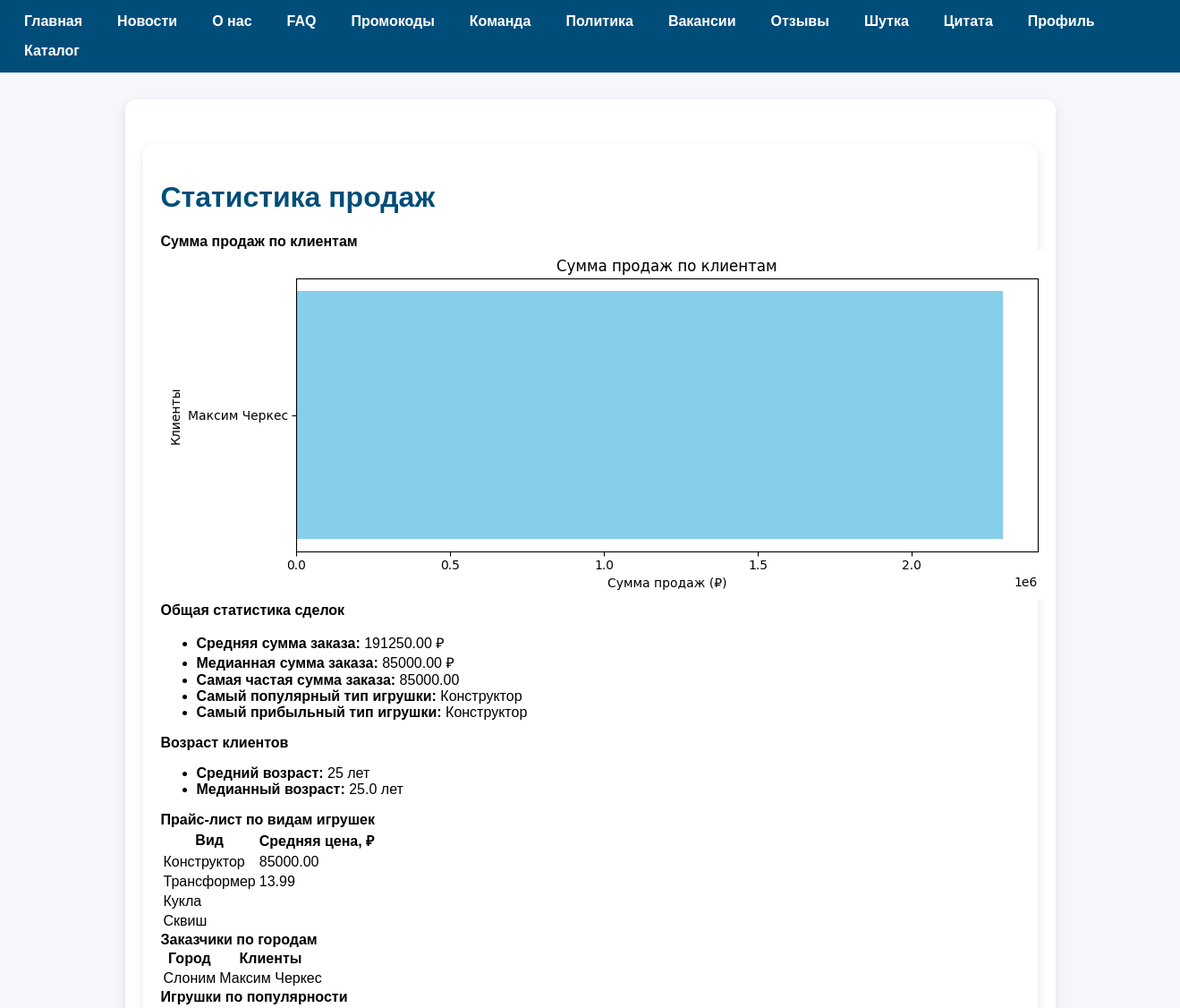
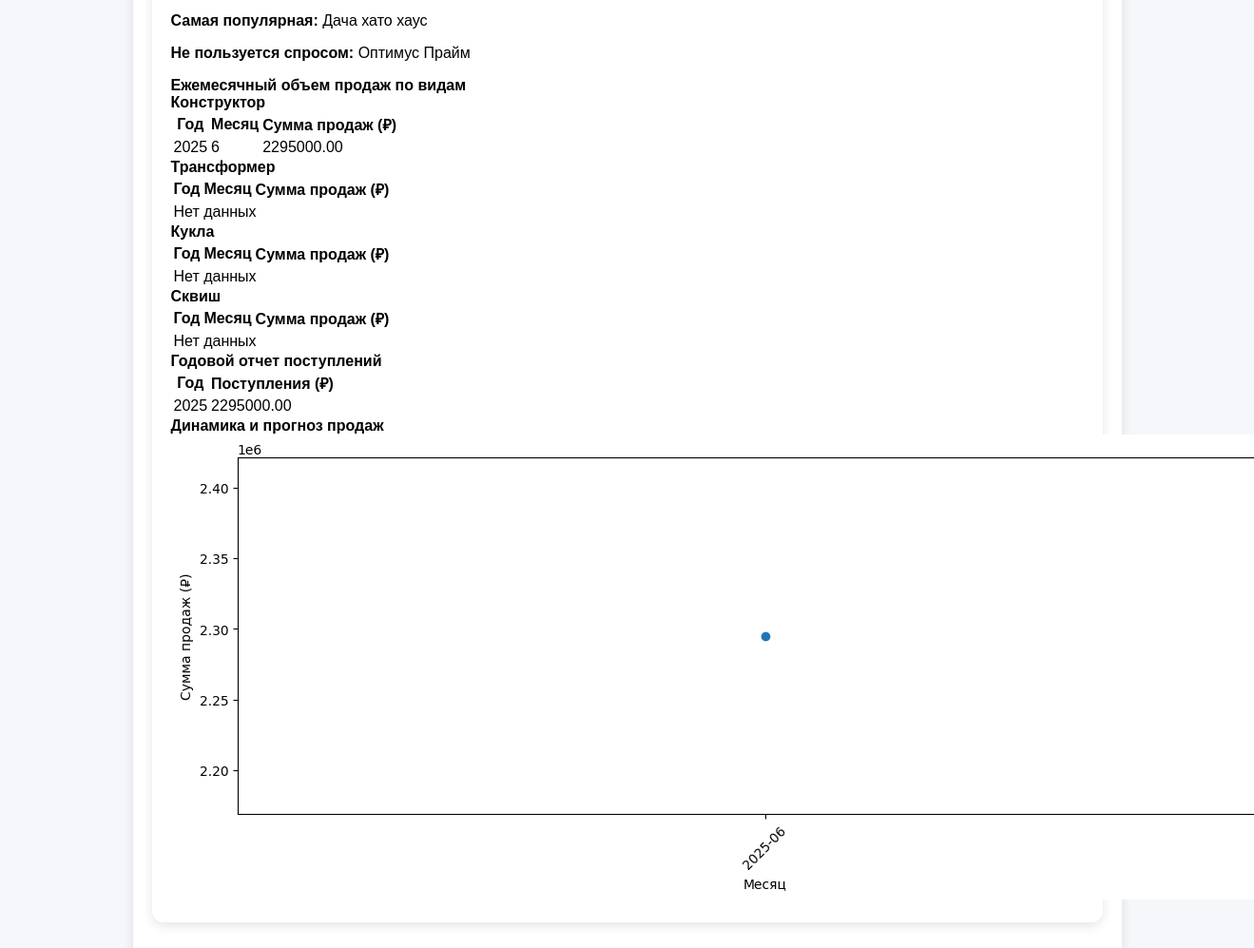
/statistic/ (signed in), run on the app's committed database (2 pictures, top to bottom).
### production/models.py (models this page shows, shortened)
class ToyType(models.Model):
    name = models.CharField("Название типа", max_length=100)
    description = models.TextField("Описание", blank=True)

class Client(models.Model):
    user = models.OneToOneField(User, on_delete=models.CASCADE, null=True, blank=True)
    name = models.CharField("Имя/Компания", max_length=150)
    phone = models.CharField("Телефон", max_length=20)
    city = models.CharField("Город", max_length=100, blank=True)
    email = models.EmailField("Email", blank=True)
    is_wholesale = models.BooleanField("Оптовый клиент", default=False)

class Toy(models.Model):
    image = models.ImageField("Фото", upload_to="toys/", blank=True, null=True)
    name = models.CharField("Название", max_length=100)
    code = models.CharField("Артикул", max_length=30, unique=True)
    toy_type = models.ForeignKey(ToyType, on_delete=models.CASCADE, related_name="toys")
    description = models.TextField("Описание", blank=True)
    price = models.DecimalField("Цена", max_digits=10, decimal_places=2)
    is_active = models.BooleanField("В продаже", default=True)
    in_stock = models.PositiveIntegerField("В наличии", default=0)
    manufacturer = models.ForeignKey(Manufacturer, on_delete=models.SET_NULL, null=True, blank=True, related_name="toys", verbose_name="Производитель")

### users/decorators.py (the view)
        @login_required(login_url='users:login')
        def wrapper(request, *args, **kwargs):
            if request.user.position in allowed_roles:
                return view_func(request, *args, **kwargs)
            return HttpResponseForbidden("Нет доступа")

### statistic/services.py (called while the page is built)
def get_base64_plot():
    buffer = BytesIO()
    plt.savefig(buffer, format='png', bbox_inches='tight')
    buffer.seek(0)
    image_png = buffer.getvalue()
    buffer.close()
    plt.clf()
    return base64.b64encode(image_png).decode('utf-8')

def get_client_sales_chart():
    client_sales = (
        Order.objects
        .select_related("client")
        .values("client__name")
        .annotate(total=Sum(F("toy__price") * F("quantity")))
        .order_by("client__name")
    )
    names = [c["client__name"] for c in client_sales]
    totals = [float(c["total"] or 0) for c in client_sales]
    if not names or all(t == 0 for t in totals):
        return ""
    plt.figure(figsize=(10, max(4, len(names) // 2)))
    plt.barh(names, totals, color='skyblue')
    plt.xlabel("Сумма продаж (₽)")
    plt.ylabel("Клиенты")
    plt.title("Сумма продаж по клиентам")
    plt.tight_layout()
    return get_base64_plot()

def get_deal_amount_stats():
    amounts = list(
        Order.objects.annotate(amount=F("toy__price") * F("quantity")).values_list("amount", flat=True)
    )
    try:
        return {
            "mean": round(mean(amounts), 2) if amounts else 0,
            "median": round(median(amounts), 2) if amounts else 0,
            "mode": round(mode(amounts), 2) if amounts else "недостаточно данных",
        }
    except StatisticsError:
        return {"mean": 0, "median": 0, "mode": "недостаточно данных"}

def get_client_age_stats():
    ages = []
    for o in Order.objects.select_related("client__user"):
        if hasattr(o.client.user, "age"):
            age_val = o.client.user.age
            if age_val and age_val > 0:
                ages.append(age_val)
    return {
        "mean": round(mean(ages), 2) if ages else 0,
        "median": round(median(ages), 2) if ages else 0,
    }

def get_most_popular_type():
    toy_type = (
        ToyType.objects
        .annotate(total=Sum("toys__orders__quantity"))
        .order_by("-total")
        .first()
    )
    return toy_type.name if toy_type and toy_type.total else "Нет данных"

def get_most_profitable_type():
    toy_type = (
        ToyType.objects
        .annotate(
            profit=Sum(F("toys__orders__quantity") * F("toys__price"))
        )
        .order_by("-profit")
        .first()
    )
    return toy_type.name if toy_type and toy_type.profit else "Нет данных"

### statistic/templates/statistic/statistic.html (shortened to what this page needs)
{% extends 'base.html' %}
{% load static %}
{% block content %}
<div class="container my-4">
    <h1 class="mb-4">Статистика продаж</h1>
    <div class="row">
        <div class="col-md-6 mb-4">
            <div class="card h-100 shadow-sm">
                <div class="card-header bg-primary text-white">
                    <b>Сумма продаж по клиентам</b>
                </div>
                <div class="card-body text-center">
                    {% if client_plot %}
                        <img class="img-fluid" alt="График продаж по клиентам">
                    {% else %}
                        <p>Нет данных для отображения.</p>
                    {% endif %}
                </div>
            </div>
        </div>
        <div class="col-md-6 mb-4">
            <div class="card h-100 shadow-sm">
                <div class="card-header bg-success text-white">
                    <b>Общая статистика сделок</b>
                </div>
                <div class="card-body">
                    <ul class="list-group list-group-flush">
                        <li class="list-group-item">
                            <b>Средняя сумма заказа:</b> {{ stats.mean }} ₽
                        </li>
                        <li class="list-group-item">
                            <b>Медианная сумма заказа:</b> {{ stats.median }} ₽
                        </li>
                        <li class="list-group-item">
                            <b>Самая частая сумма заказа:</b> {{ stats.mode }}
                        </li>
                        <li class="list-group-item">
                            <b>Самый популярный тип игрушки:</b> {{ most_popular_type }}
                        </li>
                        <li class="list-group-item">
                            <b>Самый прибыльный тип игрушки:</b> {{ most_profitable_type }}
                        </li>
                    </ul>
                </div>
            </div>
        </div>
        <div class="col-md-6 mb-4">
            <div class="card h-100 shadow-sm">
                <div class="card-header bg-warning">
                    <b>Возраст клиентов</b>
                </div>
                <div class="card-body">
                    <ul class="list-group list-group-flush">
                        <li class="list-group-item">
                            <b>Средний возраст:</b> {{ age_stats.mean }} лет
                        </li>
                        <li class="list-group-item">
                            <b>Медианный возраст:</b> {{ age_stats.median }} лет
                        </li>
                    </ul>
                </div>
            </div>
        </div>
        <div class="col-md-6 mb-4">
            <div class="card h-100 shadow-sm">
                <div class="card-header bg-info text-white">
                    <b>Прайс-лист по видам игрушек</b>
                </div>
                <div class="card-body">
                    <table class="table table-striped">
                        <thead>
                            <tr><th>Вид</th><th>Средняя цена, ₽</th></tr>
                        </thead>
                        <tbody>
                            {% for row in price_list_by_type %}
                                <tr>
                                    <td>{{ row.name }}</td>
                                    <td>{{ row.avg_price|floatformat:2 }}</td>
                                </tr>
                            {% empty %}
                                <tr><td colspan="2">Нет данных</td></tr>
                            {% endfor %}
                        </tbody>
                    </table>
                </div>
            </div>
        </div>
        <div class="col-md-6 mb-4">
            <div class="card h-100 shadow-sm">
                <div class="card-header bg-secondary text-white">
                    <b>Заказчики по городам</b>
                </div>
                <div class="card-body">
                    <table class="table table-sm">
                        <thead>
                            <tr><th>Город</th><th>Клиенты</th></tr>
                        </thead>
                        <tbody>
                            {% for city, clients in clients_detailed_by_city.items %}
                                <tr>
                                    <td>{{ city }}</td>
                                    <td>{{ clients|join:", " }}</td>
                                </tr>
                            {% empty %}
                                <tr><td colspan="2">Нет данных</td></tr>
                            {% endfor %}
                        </tbody>
                    </table>
                </div>
            </div>
        </div>
        <div class="col-md-6 mb-4">
            <div class="card h-100 shadow-sm">
                <div class="card-header bg-dark text-white">
                    <b>Игрушки по популярности</b>
                </div>
                <div class="card-body">
                    <p><b>Самая популярная:</b> {{ most_popular_toy }}</p>
                    <p><b>Не пользуется спросом:</b> {{ least_popular_toy }}</p>
                </div>
            </div>
        </div>
        <div class="col-md-12 mb-4">
            <div class="card h-100 shadow-sm">
                <div class="card-header bg-light">
                    <b>Ежемесячный объем продаж по видам</b>
                </div>
                <div class="card-body">
                    {% for tname, months in monthly_sales_by_type.items %}
                        <b>{{ tname }}</b>
                        <table class="table table-sm">
                            <thead>
                                <tr><th>Год</th><th>Месяц</th><th>Сумма продаж (₽)</th></tr>
                            </thead>
                            <tbody>
                                {% for row in months %}
                                    <tr>
                                        <td>{{ row.year }}</td>
                                        <td>{{ row.month }}</td>
                                        <td>{{ row.total|floatformat:2 }}</td>
                                    </tr>
                                {% empty %}
                                    <tr><td colspan="3">Нет данных</td></tr>
                                {% endfor %}
                            </tbody>
                        </table>
                    {% empty %}
                        <p>Нет данных</p>
                    {% endfor %}
                </div>
            </div>
        </div>
        <div class="col-md-6 mb-4">
            <div class="card h-100 shadow-sm">
                <div class="card-header bg-primary text-white">
                    <b>Годовой отчет поступлений</b>
                </div>
                <div class="card-body">
                    <table class="table table-bordered">
                        <thead>
                            <tr><th>Год</th><th>Поступления (₽)</th></tr>
                        </thead>
                        <tbody>
                            {% for row in yearly_income %}
                                <tr>
                                    <td>{{ row.year }}</td>
                                    <td>{{ row.income|floatformat:2 }}</td>
                                </tr>
                            {% empty %}
                                <tr><td colspan="2">Нет данных</td></tr>
                            {% endfor %}
                        </tbody>
                    </table>
                </div>
            </div>
        </div>
        <div class="col-md-12 mb-4">
            <div class="card h-100 shadow-sm">
                <div class="card-header bg-success text-white">
                    <b>Динамика и прогноз продаж</b>
                </div>
                <div class="card-body text-center">
                    {% if sales_trend_plot %}
                        <img class="img-fluid" alt="Тренд продаж">
                    {% else %}
                        <p>Недостаточно данных для построения графика</p>
                    {% endif %}
                </div>
            </div>
        </div>
    </div>
</div>
{% endblock %}

### templates/base.html (style rules this page uses)
body { font-family: Arial, sans-serif; margin: 0; padding: 0; background-color: #f6f7fb; }
.container { max-width: 1000px; margin: 30px auto; padding: 20px; background-color: white; border-radius: 12px; box-shadow: 0 4px 12px rgba(0, 0, 0, 0.1); }
h1 { color: #004d7a; }

### data on the page
ToyType: name "Конструктор", avg_price "85000.00", monthly_sales_by_type "Конструктор"
ToyType: name "Трансформер", avg_price "13.99", monthly_sales_by_type "Трансформер"
ToyType: name "Кукла", monthly_sales_by_type "Кукла"
ToyType: name "Сквиш", monthly_sales_by_type "Сквиш"
Client: city "Слоним", name "Максим Черкес"
Toy: name "Дача хато хаус"
Toy: name "Оптимус Прайм"

### other printed values
{{ stats.mean }} "191250.00"
{{ stats.median }} "85000.00"
{{ stats.mode }} "85000.00"
{{ age_stats.mean }} "25"
{{ age_stats.median }} "25.0"
{{ row.year }} "2025"
{{ row.month }} "6"
{{ row.total|floatformat:2 }} "2295000.00"
{{ row.income|floatformat:2 }} "2295000.00"
